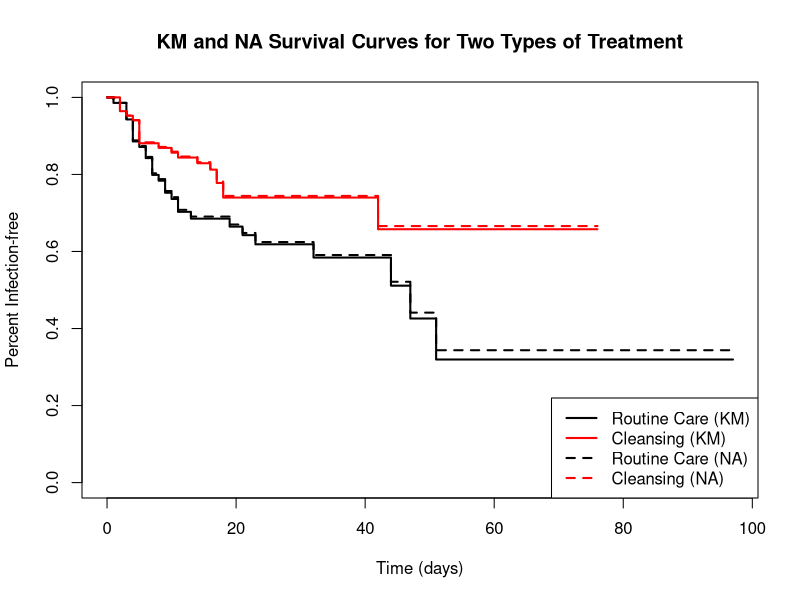
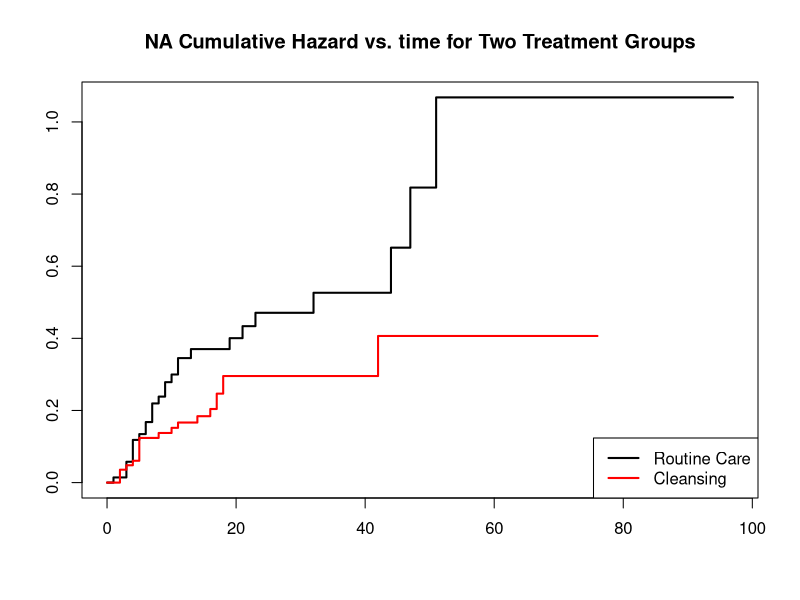
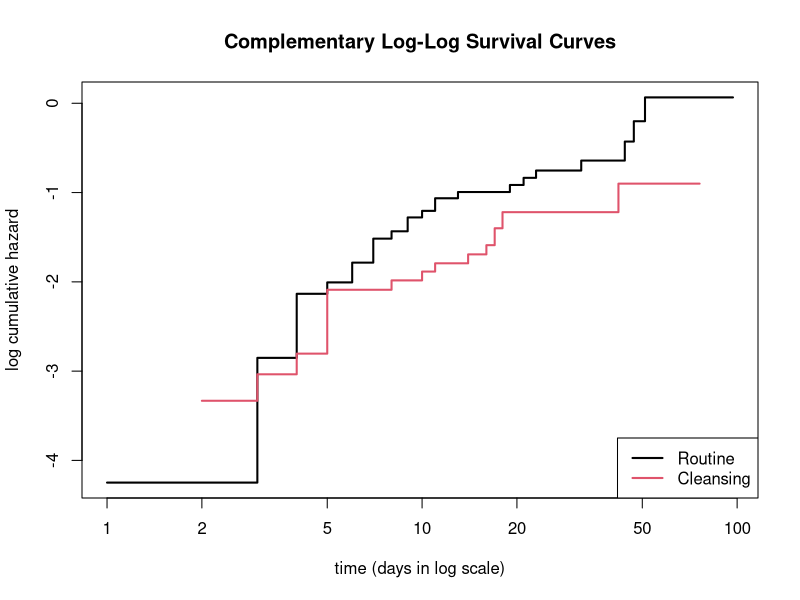
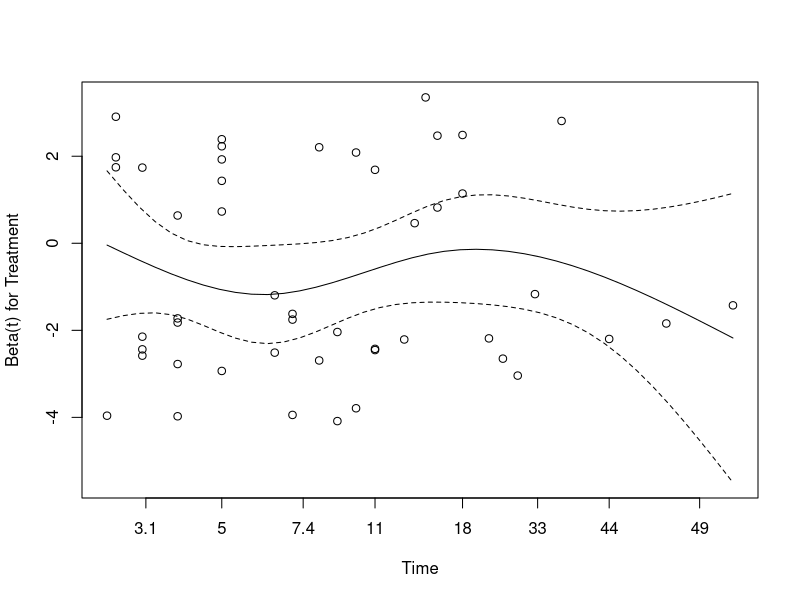
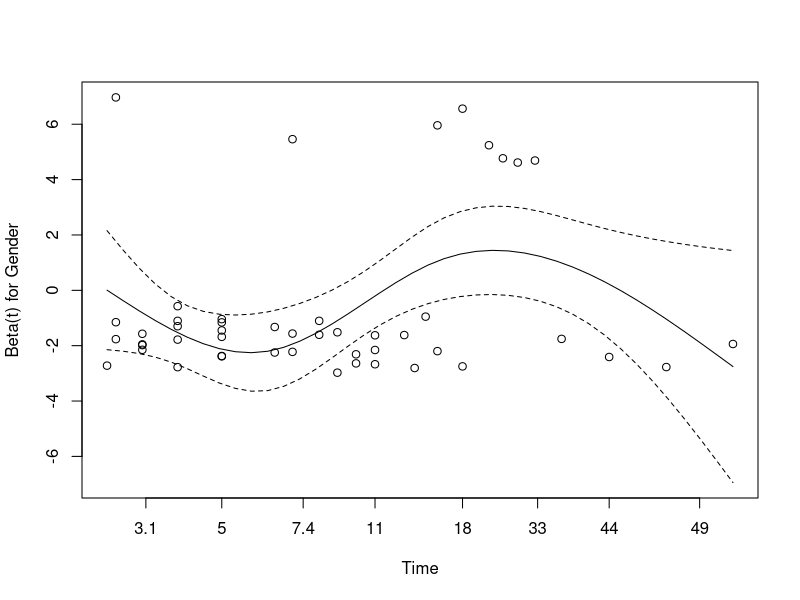
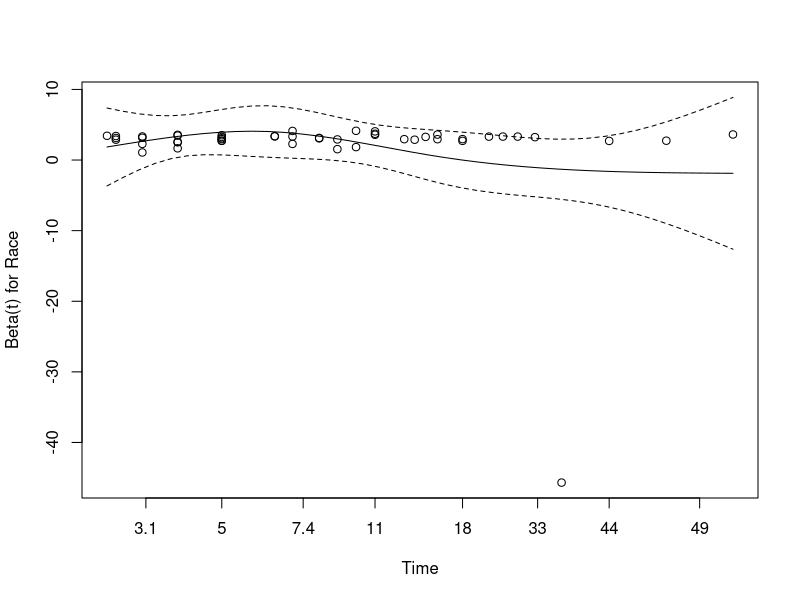
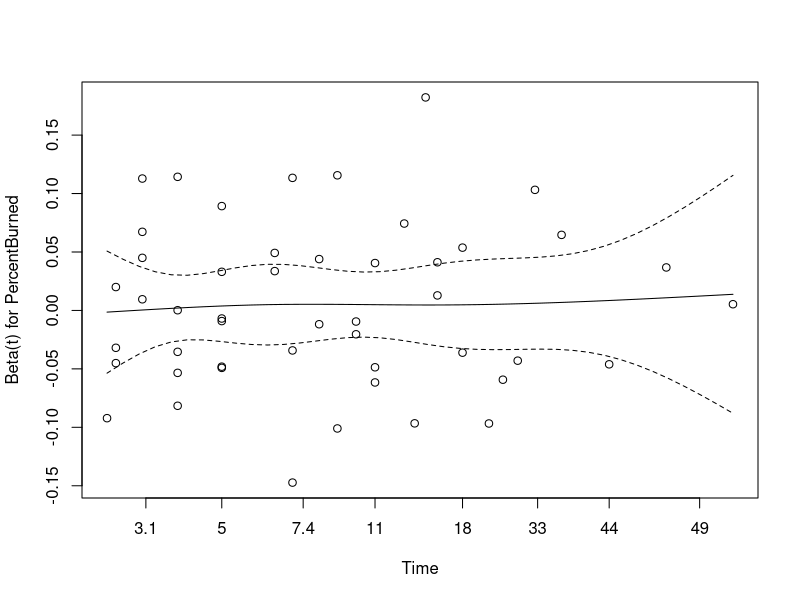
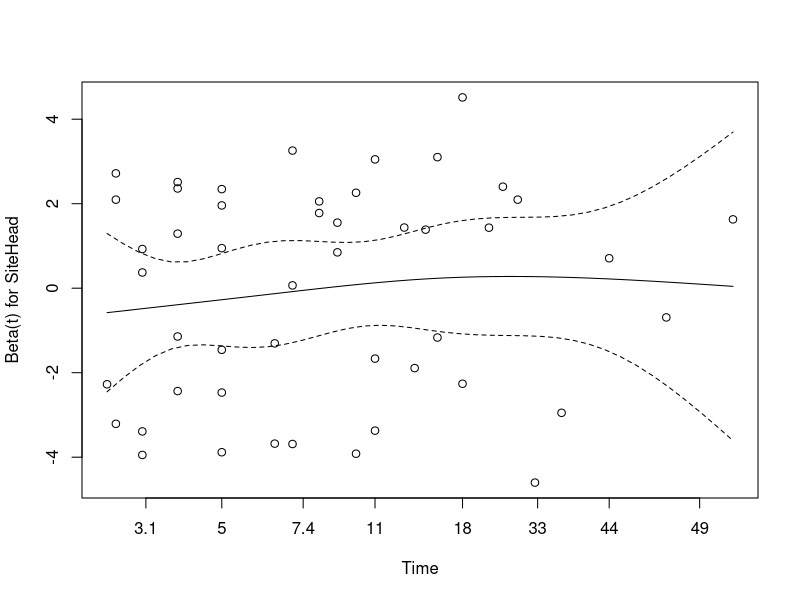

The R script that drew these images, in order:

################## Data Cleaning ################################

# load necessary libraries
library(KMsurv)
library(survival)
library(MASS)
library(car)

# load burn data
data(burn)

# burn dataframe with new names
burn1 <- burn
burn1 <- data.frame(burn1,Treatment=factor(burn1$Z1,labels=c("Routine","Cleansing")))
burn1 <- data.frame(burn1,Gender=factor(burn1$Z2,labels=c("Male","Female")))
burn1 <- data.frame(burn1,Race=factor(burn1$Z3,labels=c("Nonwhite","White")))
burn1 <- data.frame(burn1,PercentBurned=burn1$Z4)
burn1 <- data.frame(burn1,SiteHead=factor(burn1$Z5,labels=c("NotBurned","Burned")))
burn1 <- data.frame(burn1,SiteButtock=factor(burn1$Z6,labels=c("NotBurned","Burned")))
burn1 <- data.frame(burn1,SiteTrunk=factor(burn1$Z7,labels=c("NotBurned","Burned")))
burn1 <- data.frame(burn1,SiteUpperLeg=factor(burn1$Z8,labels=c("NotBurned","Burned")))
burn1 <- data.frame(burn1,SiteLowerLeg=factor(burn1$Z9,labels=c("NotBurned","Burned")))
burn1 <- data.frame(burn1,SiteRespTract=factor(burn1$Z10,labels=c("NotBurned","Burned")))
burn1 <- data.frame(burn1,BurnType=factor(burn1$Z11,labels=c("Chemical","Scald","Electric","Flame")))

# remove unuseful columns
burn1 <- burn1[, -c(2:12)]

################## KM and NA surv ###############################

# Create the survival object
par(mfrow = c(1, 1))
burn1.surv <- Surv(burn1$T3, burn1$D3)
surv_diff <- survdiff(burn1.surv ~ Treatment, data = burn1)
surv_diff
# Fit KM and NA curves
KMcurves <- survfit(burn1.surv ~ Treatment, data = burn1)
NAcurves <- survfit(burn1.surv ~ Treatment, type = "fleming-harrington", data = burn1)

# Plot the KM curves
plot(KMcurves, col = c("black", "red"), lwd = 2, lty = 1, xlab = "Time (days)", ylab = "Percent Infection-free", 
     main = "KM and NA Survival Curves for Two Types of Treatment")

# Add the NA curves
lines(NAcurves, col = c("black", "red"), lwd = 2, lty = 2)

# Add a legend
legend("bottomright", 
       legend = c("Routine Care (KM)", "Cleansing (KM)", "Routine Care (NA)", "Cleansing (NA)"),
       col = c("black", "red", "black", "red"), 
       lty = c(1, 1, 2, 2), 
       lwd = 2)

# Plot NA cumulative hazard vs time
plot(NAcurves, col = c("black", "red"), lwd = 2, fun = "cumhaz")
title("NA Cumulative Hazard vs. time for Two Treatment Groups")
legend("bottomright", c("Routine Care", "Cleansing"), col = c("black", "red"), lwd = 2)


# Plot complimentary log-log survival vs. log time
plot(NAcurves, fun = "cloglog", col = 1:2, lwd = 2, xlab = "time (days in log scale)", ylab = "log cumulative hazard")
legend("bottomright", legend = levels(burn1$Treatment), col = 1:2, lwd = 2)
title("Complementary Log-Log Survival Curves")

################## Cox Model ###############################
# Construct Cox model on all time-independent predictors
fit_independent <- coxph(burn1.surv ~ Treatment + Gender + Race + PercentBurned +
                           SiteHead + SiteButtock + SiteTrunk +
                           SiteUpperLeg + SiteLowerLeg + SiteRespTract, 
                         data = burn1)

################## Cox Model ###############################
# Summarize the model
summary(fit_independent)


# Check proportional hazards assumption
cox.zph(fit_independent)

# assumption holds


# Plot Schoenfeld residuals to assess proportional hazards assumption
plot(cox.zph(fit_independent))
# schoenfeld residual not look too bad

# compare 2 models
AIC(fit_independent)

# stratified better

# use drop1 to test which to drop
drop1(fit_independent, test = "Chisq")

# drop 1 result indicate a only treatment and race matters, multicliearity? 

# use independent, drop unsignificant variables
fit_refined <- coxph(burn1.surv ~ Treatment + Gender + Race,
                     data = burn1)
summary(fit_refined)

# recheck proprtional assumption -- passed

################## Model Checking ###############################
# Schoenfeld residuals to test for proportionality via cox.zph
cox_zph <- cox.zph(fit_refined)

# Plot Schoenfeld residuals for each covariate
par(mfrow = c(2, 2))  # Adjust plot layout
plot(cox_zph[1], main = "Schoenfeld Residuals for Treatment")
plot(cox_zph[2], main = "Schoenfeld Residuals for Gender")
plot(cox_zph[3], main = "Schoenfeld Residuals for Race")
# Reset plotting layout
par(mfrow = c(1, 1))



# Predicted cumulative hazards for each individual
cum_haz <- predict(fit_refined, type = "expected")
# Cox-Snell residuals
cox_snell_residuals <- cum_haz
# Create a survival object for Cox-Snell residuals
surv_coxsnell <- Surv(cox_snell_residuals, burn1$D3)

# Fit the survival model
fit_coxsnell <- survfit(surv_coxsnell ~ 1)

# Plot cumulative hazard
plot(fit_coxsnell, fun = "cumhaz",
     xlab = "Cox-Snell Residuals", ylab = "Cumulative Hazard",
     main = "Cumulative Hazard of Cox-Snell Residuals")
abline(0, 1, col = "red", lty = 3)  # Reference line for goodness-of-fit




# Martingale residuals to assess nonlinearity
martingale_residuals <- residuals(fit_refined, type = "martingale")
linear_predictor <- predict(fit_refined, type = "lp")

plot(linear_predictor, martingale_residuals,
     xlab = "Linear Predictor", ylab = "Martingale Residuals",
     main = "Martingale Residuals vs. Linear Predictor")
abline(h = 0, col = "red", lty = 2)
text(linear_predictor, martingale_residuals,
     labels = 1:length(linear_predictor),  # Observation numbers as labels
     pos = 4, cex = 0.7, col = "black")    # Adjust position, size, and color



# Deviance residuals to detect outliers
deviance_residuals <- residuals(fit_refined, type = "deviance")

plot(linear_predictor, deviance_residuals,
     xlab = "Linear Predictor", ylab = "Deviance Residuals",
     main = "Deviance Residuals vs. Linear Predictor")
abline(h = 0, col = "red", lty = 2)
text(linear_predictor, deviance_residuals,
     labels = 1:length(linear_predictor),  # Observation numbers as labels
     pos = 4, cex = 0.7, col = "black")    # Adjust position, size, and color





# DFBETA values to check for influential observations
dfbeta_values <- residuals(fit_refined, type = "dfbeta")
# Extract covariate names from the model
covariate_names <- names(coef(fit_refined))
# Assign column names to dfbeta_values
colnames(dfbeta_values) <- covariate_names
# Plot DFBETA values by observation order for each covariate
par(mfrow = c(2, 2))  # Set up a 2x2 plotting grid
for (i in 1:ncol(dfbeta_values)) {
  # Plot DFBETA values
  plot(dfbeta_values[, i], 
       xlab = "Observation", ylab = "DFBETA",
       main = paste("DFBETA for", colnames(dfbeta_values)[i]))  # Customize points
  
  # Add reference line at 0
  abline(h = 0, col = "red", lty = 2)
  
  # Label each point with its observation number
  text(1:nrow(dfbeta_values), dfbeta_values[, i], 
       labels = 1:nrow(dfbeta_values), pos = 4, cex = 0.6, col = "black")
}

# identify interesting observations


